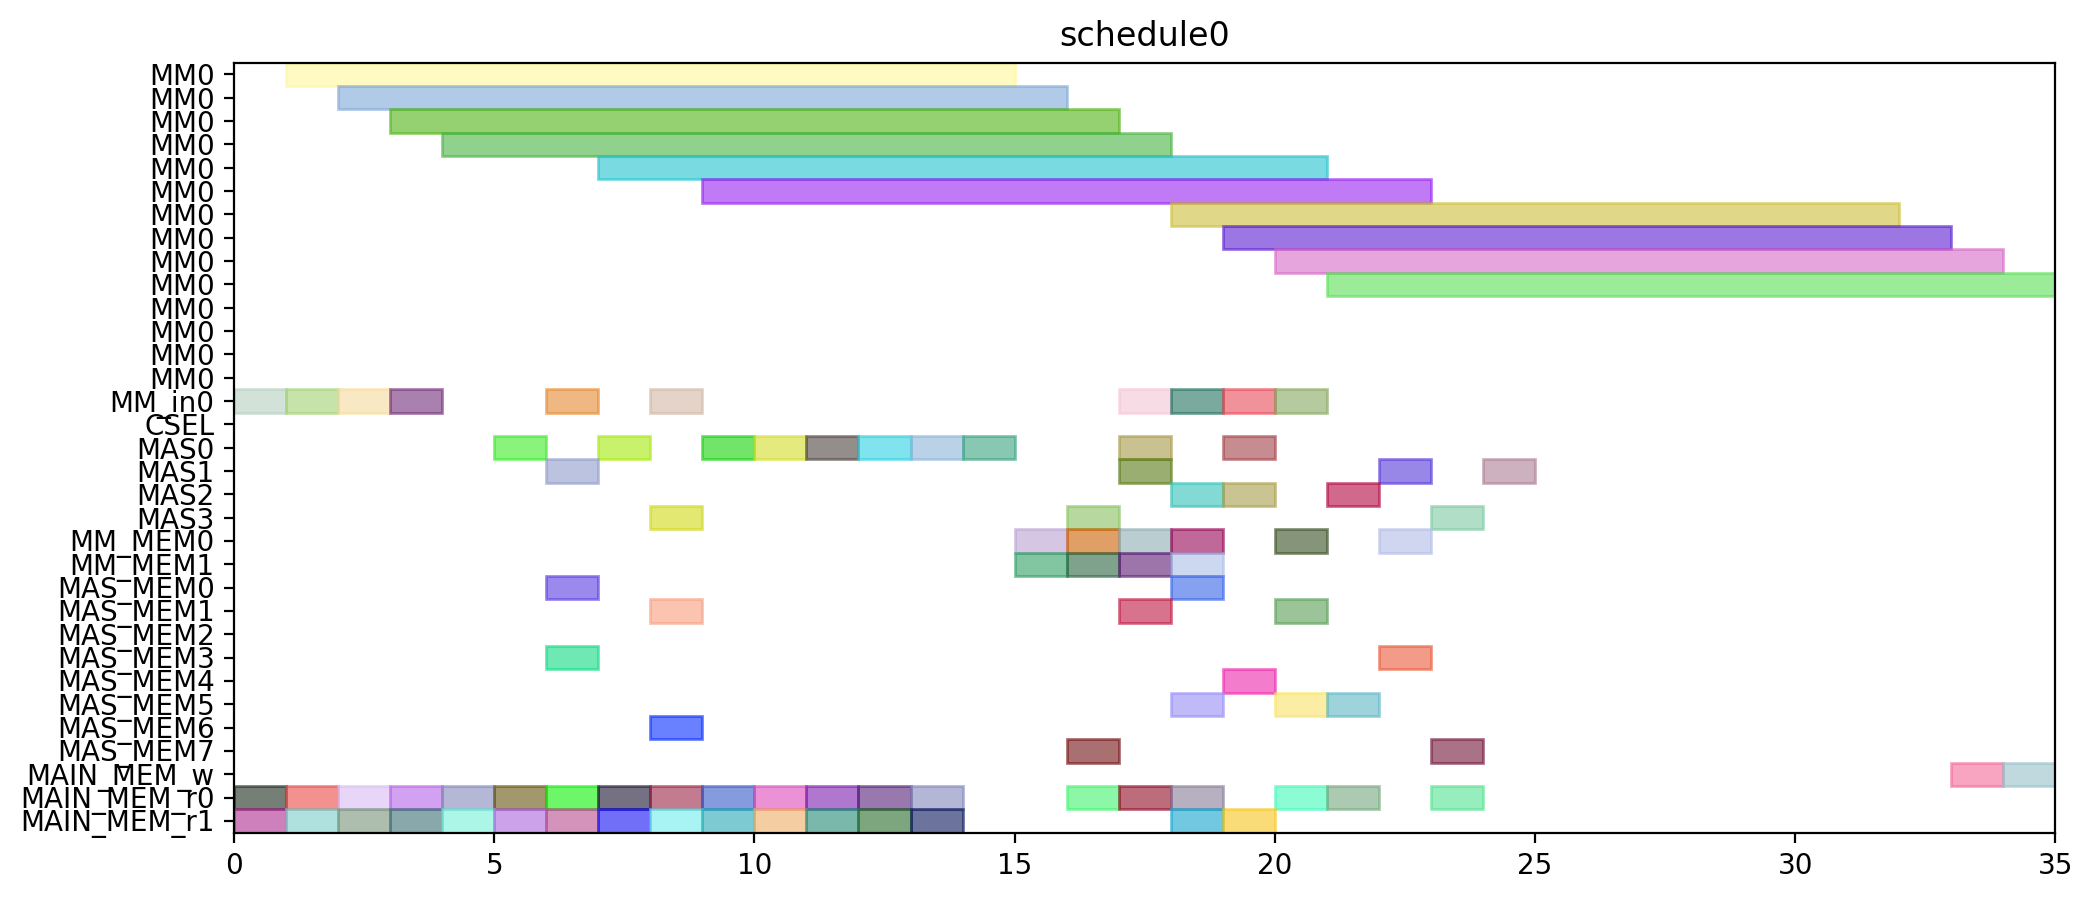

This figure's Python source:
from pyschedule import Scenario, solvers, plotters, alt


def solve():
	horizon = 120
	S = Scenario("schedule0", horizon=horizon)

	# resource
	MM = S.Resources('MM', num=1, size=14)
	MM_in = S.Resources('MM_in', num=1)
	CSEL = S.Resource('CSEL')
	MAS = S.Resources('MAS', num=4, size=1, periods=range(1, horizon))
	MM_MEM = S.Resources('MM_MEM', num=2)
	MAS_MEM = S.Resources('MAS_MEM', num=8)
	MAIN_MEM_w = S.Resource('MAIN_MEM_w', size=1)
	MAIN_MEM_r = S.Resources('MAIN_MEM_r', num=2)

	# result of previous scheduling

	# new tasks
	t0_t0 = S.Task('t0_t0', length=14, delay_cost=1)
	t0_t0 += alt(MM)
	t0_t0_in = S.Task('t0_t0_in', length=1, delay_cost=1)
	t0_t0_in += alt(MM_in)
	S += t0_t0_in*MM_in[0]<=t0_t0*MM[0]
	t0_t0_mem0 = S.Task('t0_t0_mem0', length=1, delay_cost=1)
	t0_t0_mem0 += MAIN_MEM_r[0]
	S += t0_t0_mem0 <= t0_t0

	t0_t0_mem1 = S.Task('t0_t0_mem1', length=1, delay_cost=1)
	t0_t0_mem1 += MAIN_MEM_r[1]
	S += t0_t0_mem1 <= t0_t0

	t0_t1 = S.Task('t0_t1', length=14, delay_cost=1)
	t0_t1 += alt(MM)
	t0_t1_in = S.Task('t0_t1_in', length=1, delay_cost=1)
	t0_t1_in += alt(MM_in)
	S += t0_t1_in*MM_in[0]<=t0_t1*MM[0]
	t0_t1_mem0 = S.Task('t0_t1_mem0', length=1, delay_cost=1)
	t0_t1_mem0 += MAIN_MEM_r[0]
	S += t0_t1_mem0 <= t0_t1

	t0_t1_mem1 = S.Task('t0_t1_mem1', length=1, delay_cost=1)
	t0_t1_mem1 += MAIN_MEM_r[1]
	S += t0_t1_mem1 <= t0_t1

	t0_t2 = S.Task('t0_t2', length=1, delay_cost=1)
	t0_t2 += alt(MAS)
	t0_t2_mem0 = S.Task('t0_t2_mem0', length=1, delay_cost=1)
	t0_t2_mem0 += MAIN_MEM_r[0]
	S += t0_t2_mem0 <= t0_t2

	t0_t2_mem1 = S.Task('t0_t2_mem1', length=1, delay_cost=1)
	t0_t2_mem1 += MAIN_MEM_r[1]
	S += t0_t2_mem1 <= t0_t2

	t0_t3 = S.Task('t0_t3', length=1, delay_cost=1)
	t0_t3 += alt(MAS)
	t0_t3_mem0 = S.Task('t0_t3_mem0', length=1, delay_cost=1)
	t0_t3_mem0 += MAIN_MEM_r[0]
	S += t0_t3_mem0 <= t0_t3

	t0_t3_mem1 = S.Task('t0_t3_mem1', length=1, delay_cost=1)
	t0_t3_mem1 += MAIN_MEM_r[1]
	S += t0_t3_mem1 <= t0_t3

	t2_t0 = S.Task('t2_t0', length=14, delay_cost=1)
	t2_t0 += alt(MM)
	t2_t0_in = S.Task('t2_t0_in', length=1, delay_cost=1)
	t2_t0_in += alt(MM_in)
	S += t2_t0_in*MM_in[0]<=t2_t0*MM[0]
	t2_t0_mem0 = S.Task('t2_t0_mem0', length=1, delay_cost=1)
	t2_t0_mem0 += MAIN_MEM_r[0]
	S += t2_t0_mem0 <= t2_t0

	t2_t0_mem1 = S.Task('t2_t0_mem1', length=1, delay_cost=1)
	t2_t0_mem1 += MAIN_MEM_r[1]
	S += t2_t0_mem1 <= t2_t0

	t2_t1 = S.Task('t2_t1', length=14, delay_cost=1)
	t2_t1 += alt(MM)
	t2_t1_in = S.Task('t2_t1_in', length=1, delay_cost=1)
	t2_t1_in += alt(MM_in)
	S += t2_t1_in*MM_in[0]<=t2_t1*MM[0]
	t2_t1_mem0 = S.Task('t2_t1_mem0', length=1, delay_cost=1)
	t2_t1_mem0 += MAIN_MEM_r[0]
	S += t2_t1_mem0 <= t2_t1

	t2_t1_mem1 = S.Task('t2_t1_mem1', length=1, delay_cost=1)
	t2_t1_mem1 += MAIN_MEM_r[1]
	S += t2_t1_mem1 <= t2_t1

	t2_t2 = S.Task('t2_t2', length=1, delay_cost=1)
	t2_t2 += alt(MAS)
	t2_t2_mem0 = S.Task('t2_t2_mem0', length=1, delay_cost=1)
	t2_t2_mem0 += MAIN_MEM_r[0]
	S += t2_t2_mem0 <= t2_t2

	t2_t2_mem1 = S.Task('t2_t2_mem1', length=1, delay_cost=1)
	t2_t2_mem1 += MAIN_MEM_r[1]
	S += t2_t2_mem1 <= t2_t2

	t2_t3 = S.Task('t2_t3', length=1, delay_cost=1)
	t2_t3 += alt(MAS)
	t2_t3_mem0 = S.Task('t2_t3_mem0', length=1, delay_cost=1)
	t2_t3_mem0 += MAIN_MEM_r[0]
	S += t2_t3_mem0 <= t2_t3

	t2_t3_mem1 = S.Task('t2_t3_mem1', length=1, delay_cost=1)
	t2_t3_mem1 += MAIN_MEM_r[1]
	S += t2_t3_mem1 <= t2_t3

	t7_t2 = S.Task('t7_t2', length=1, delay_cost=1)
	t7_t2 += alt(MAS)
	t7_t2_mem0 = S.Task('t7_t2_mem0', length=1, delay_cost=1)
	t7_t2_mem0 += MAIN_MEM_r[0]
	S += t7_t2_mem0 <= t7_t2

	t7_t2_mem1 = S.Task('t7_t2_mem1', length=1, delay_cost=1)
	t7_t2_mem1 += MAIN_MEM_r[1]
	S += t7_t2_mem1 <= t7_t2

	t9_t2 = S.Task('t9_t2', length=1, delay_cost=1)
	t9_t2 += alt(MAS)
	t9_t2_mem0 = S.Task('t9_t2_mem0', length=1, delay_cost=1)
	t9_t2_mem0 += MAIN_MEM_r[0]
	S += t9_t2_mem0 <= t9_t2

	t9_t2_mem1 = S.Task('t9_t2_mem1', length=1, delay_cost=1)
	t9_t2_mem1 += MAIN_MEM_r[1]
	S += t9_t2_mem1 <= t9_t2

	t14_t2 = S.Task('t14_t2', length=1, delay_cost=1)
	t14_t2 += alt(MAS)
	t14_t2_mem0 = S.Task('t14_t2_mem0', length=1, delay_cost=1)
	t14_t2_mem0 += MAIN_MEM_r[0]
	S += t14_t2_mem0 <= t14_t2

	t14_t2_mem1 = S.Task('t14_t2_mem1', length=1, delay_cost=1)
	t14_t2_mem1 += MAIN_MEM_r[1]
	S += t14_t2_mem1 <= t14_t2

	new_TZ_t2 = S.Task('new_TZ_t2', length=1, delay_cost=1)
	new_TZ_t2 += alt(MAS)
	new_TZ_t2_mem0 = S.Task('new_TZ_t2_mem0', length=1, delay_cost=1)
	new_TZ_t2_mem0 += MAIN_MEM_r[0]
	S += new_TZ_t2_mem0 <= new_TZ_t2

	new_TZ_t2_mem1 = S.Task('new_TZ_t2_mem1', length=1, delay_cost=1)
	new_TZ_t2_mem1 += MAIN_MEM_r[1]
	S += new_TZ_t2_mem1 <= new_TZ_t2

	t16_t2 = S.Task('t16_t2', length=1, delay_cost=1)
	t16_t2 += alt(MAS)
	t16_t2_mem0 = S.Task('t16_t2_mem0', length=1, delay_cost=1)
	t16_t2_mem0 += MAIN_MEM_r[0]
	S += t16_t2_mem0 <= t16_t2

	t16_t2_mem1 = S.Task('t16_t2_mem1', length=1, delay_cost=1)
	t16_t2_mem1 += MAIN_MEM_r[1]
	S += t16_t2_mem1 <= t16_t2

	t17_t2 = S.Task('t17_t2', length=1, delay_cost=1)
	t17_t2 += alt(MAS)
	t17_t2_mem0 = S.Task('t17_t2_mem0', length=1, delay_cost=1)
	t17_t2_mem0 += MAIN_MEM_r[0]
	S += t17_t2_mem0 <= t17_t2

	t17_t2_mem1 = S.Task('t17_t2_mem1', length=1, delay_cost=1)
	t17_t2_mem1 += MAIN_MEM_r[1]
	S += t17_t2_mem1 <= t17_t2

	t0_t4 = S.Task('t0_t4', length=14, delay_cost=1)
	t0_t4 += alt(MM)
	t0_t4_in = S.Task('t0_t4_in', length=1, delay_cost=1)
	t0_t4_in += alt(MM_in)
	S += t0_t4_in*MM_in[0]<=t0_t4*MM[0]
	t0_t4_mem0 = S.Task('t0_t4_mem0', length=1, delay_cost=1)
	t0_t4_mem0 += alt(MAS_MEM)
	S += (t0_t2*MAS[0])-1 < t0_t4_mem0*MAS_MEM[0]
	S += (t0_t2*MAS[1])-1 < t0_t4_mem0*MAS_MEM[2]
	S += (t0_t2*MAS[2])-1 < t0_t4_mem0*MAS_MEM[4]
	S += (t0_t2*MAS[3])-1 < t0_t4_mem0*MAS_MEM[6]
	S += t0_t4_mem0 <= t0_t4

	t0_t4_mem1 = S.Task('t0_t4_mem1', length=1, delay_cost=1)
	t0_t4_mem1 += alt(MAS_MEM)
	S += (t0_t3*MAS[0])-1 < t0_t4_mem1*MAS_MEM[1]
	S += (t0_t3*MAS[1])-1 < t0_t4_mem1*MAS_MEM[3]
	S += (t0_t3*MAS[2])-1 < t0_t4_mem1*MAS_MEM[5]
	S += (t0_t3*MAS[3])-1 < t0_t4_mem1*MAS_MEM[7]
	S += t0_t4_mem1 <= t0_t4

	t00 = S.Task('t00', length=1, delay_cost=1)
	t00 += alt(MAS)
	t00_mem0 = S.Task('t00_mem0', length=1, delay_cost=1)
	t00_mem0 += alt(MM_MEM)
	S += (t0_t0*MM[0])-1 < t00_mem0*MM_MEM[0]
	S += t00_mem0 <= t00

	t00_mem1 = S.Task('t00_mem1', length=1, delay_cost=1)
	t00_mem1 += alt(MM_MEM)
	S += (t0_t1*MM[0])-1 < t00_mem1*MM_MEM[1]
	S += t00_mem1 <= t00

	t0_t5 = S.Task('t0_t5', length=1, delay_cost=1)
	t0_t5 += alt(MAS)
	t0_t5_mem0 = S.Task('t0_t5_mem0', length=1, delay_cost=1)
	t0_t5_mem0 += alt(MM_MEM)
	S += (t0_t0*MM[0])-1 < t0_t5_mem0*MM_MEM[0]
	S += t0_t5_mem0 <= t0_t5

	t0_t5_mem1 = S.Task('t0_t5_mem1', length=1, delay_cost=1)
	t0_t5_mem1 += alt(MM_MEM)
	S += (t0_t1*MM[0])-1 < t0_t5_mem1*MM_MEM[1]
	S += t0_t5_mem1 <= t0_t5

	t2_t4 = S.Task('t2_t4', length=14, delay_cost=1)
	t2_t4 += alt(MM)
	t2_t4_in = S.Task('t2_t4_in', length=1, delay_cost=1)
	t2_t4_in += alt(MM_in)
	S += t2_t4_in*MM_in[0]<=t2_t4*MM[0]
	t2_t4_mem0 = S.Task('t2_t4_mem0', length=1, delay_cost=1)
	t2_t4_mem0 += alt(MAS_MEM)
	S += (t2_t2*MAS[0])-1 < t2_t4_mem0*MAS_MEM[0]
	S += (t2_t2*MAS[1])-1 < t2_t4_mem0*MAS_MEM[2]
	S += (t2_t2*MAS[2])-1 < t2_t4_mem0*MAS_MEM[4]
	S += (t2_t2*MAS[3])-1 < t2_t4_mem0*MAS_MEM[6]
	S += t2_t4_mem0 <= t2_t4

	t2_t4_mem1 = S.Task('t2_t4_mem1', length=1, delay_cost=1)
	t2_t4_mem1 += alt(MAS_MEM)
	S += (t2_t3*MAS[0])-1 < t2_t4_mem1*MAS_MEM[1]
	S += (t2_t3*MAS[1])-1 < t2_t4_mem1*MAS_MEM[3]
	S += (t2_t3*MAS[2])-1 < t2_t4_mem1*MAS_MEM[5]
	S += (t2_t3*MAS[3])-1 < t2_t4_mem1*MAS_MEM[7]
	S += t2_t4_mem1 <= t2_t4

	t20 = S.Task('t20', length=1, delay_cost=1)
	t20 += alt(MAS)
	t20_mem0 = S.Task('t20_mem0', length=1, delay_cost=1)
	t20_mem0 += alt(MM_MEM)
	S += (t2_t0*MM[0])-1 < t20_mem0*MM_MEM[0]
	S += t20_mem0 <= t20

	t20_mem1 = S.Task('t20_mem1', length=1, delay_cost=1)
	t20_mem1 += alt(MM_MEM)
	S += (t2_t1*MM[0])-1 < t20_mem1*MM_MEM[1]
	S += t20_mem1 <= t20

	t2_t5 = S.Task('t2_t5', length=1, delay_cost=1)
	t2_t5 += alt(MAS)
	t2_t5_mem0 = S.Task('t2_t5_mem0', length=1, delay_cost=1)
	t2_t5_mem0 += alt(MM_MEM)
	S += (t2_t0*MM[0])-1 < t2_t5_mem0*MM_MEM[0]
	S += t2_t5_mem0 <= t2_t5

	t2_t5_mem1 = S.Task('t2_t5_mem1', length=1, delay_cost=1)
	t2_t5_mem1 += alt(MM_MEM)
	S += (t2_t1*MM[0])-1 < t2_t5_mem1*MM_MEM[1]
	S += t2_t5_mem1 <= t2_t5

	t01 = S.Task('t01', length=1, delay_cost=1)
	t01 += alt(MAS)
	t01_mem0 = S.Task('t01_mem0', length=1, delay_cost=1)
	t01_mem0 += alt(MM_MEM)
	S += (t0_t4*MM[0])-1 < t01_mem0*MM_MEM[0]
	S += t01_mem0 <= t01

	t01_mem1 = S.Task('t01_mem1', length=1, delay_cost=1)
	t01_mem1 += alt(MAS_MEM)
	S += (t0_t5*MAS[0])-1 < t01_mem1*MAS_MEM[1]
	S += (t0_t5*MAS[1])-1 < t01_mem1*MAS_MEM[3]
	S += (t0_t5*MAS[2])-1 < t01_mem1*MAS_MEM[5]
	S += (t0_t5*MAS[3])-1 < t01_mem1*MAS_MEM[7]
	S += t01_mem1 <= t01

	t10 = S.Task('t10', length=1, delay_cost=1)
	t10 += alt(MAS)
	t10_mem0 = S.Task('t10_mem0', length=1, delay_cost=1)
	t10_mem0 += MAIN_MEM_r[0]
	S += t10_mem0 <= t10

	t10_mem1 = S.Task('t10_mem1', length=1, delay_cost=1)
	t10_mem1 += alt(MAS_MEM)
	S += (t00*MAS[0])-1 < t10_mem1*MAS_MEM[1]
	S += (t00*MAS[1])-1 < t10_mem1*MAS_MEM[3]
	S += (t00*MAS[2])-1 < t10_mem1*MAS_MEM[5]
	S += (t00*MAS[3])-1 < t10_mem1*MAS_MEM[7]
	S += t10_mem1 <= t10

	t21 = S.Task('t21', length=1, delay_cost=1)
	t21 += alt(MAS)
	t21_mem0 = S.Task('t21_mem0', length=1, delay_cost=1)
	t21_mem0 += alt(MM_MEM)
	S += (t2_t4*MM[0])-1 < t21_mem0*MM_MEM[0]
	S += t21_mem0 <= t21

	t21_mem1 = S.Task('t21_mem1', length=1, delay_cost=1)
	t21_mem1 += alt(MAS_MEM)
	S += (t2_t5*MAS[0])-1 < t21_mem1*MAS_MEM[1]
	S += (t2_t5*MAS[1])-1 < t21_mem1*MAS_MEM[3]
	S += (t2_t5*MAS[2])-1 < t21_mem1*MAS_MEM[5]
	S += (t2_t5*MAS[3])-1 < t21_mem1*MAS_MEM[7]
	S += t21_mem1 <= t21

	t30 = S.Task('t30', length=1, delay_cost=1)
	t30 += alt(MAS)
	t30_mem0 = S.Task('t30_mem0', length=1, delay_cost=1)
	t30_mem0 += MAIN_MEM_r[0]
	S += t30_mem0 <= t30

	t30_mem1 = S.Task('t30_mem1', length=1, delay_cost=1)
	t30_mem1 += alt(MAS_MEM)
	S += (t20*MAS[0])-1 < t30_mem1*MAS_MEM[1]
	S += (t20*MAS[1])-1 < t30_mem1*MAS_MEM[3]
	S += (t20*MAS[2])-1 < t30_mem1*MAS_MEM[5]
	S += (t20*MAS[3])-1 < t30_mem1*MAS_MEM[7]
	S += t30_mem1 <= t30

	t11 = S.Task('t11', length=1, delay_cost=1)
	t11 += alt(MAS)
	t11_mem0 = S.Task('t11_mem0', length=1, delay_cost=1)
	t11_mem0 += MAIN_MEM_r[0]
	S += t11_mem0 <= t11

	t11_mem1 = S.Task('t11_mem1', length=1, delay_cost=1)
	t11_mem1 += alt(MAS_MEM)
	S += (t01*MAS[0])-1 < t11_mem1*MAS_MEM[1]
	S += (t01*MAS[1])-1 < t11_mem1*MAS_MEM[3]
	S += (t01*MAS[2])-1 < t11_mem1*MAS_MEM[5]
	S += (t01*MAS[3])-1 < t11_mem1*MAS_MEM[7]
	S += t11_mem1 <= t11

	t31 = S.Task('t31', length=1, delay_cost=1)
	t31 += alt(MAS)
	t31_mem0 = S.Task('t31_mem0', length=1, delay_cost=1)
	t31_mem0 += MAIN_MEM_r[0]
	S += t31_mem0 <= t31

	t31_mem1 = S.Task('t31_mem1', length=1, delay_cost=1)
	t31_mem1 += alt(MAS_MEM)
	S += (t21*MAS[0])-1 < t31_mem1*MAS_MEM[1]
	S += (t21*MAS[1])-1 < t31_mem1*MAS_MEM[3]
	S += (t21*MAS[2])-1 < t31_mem1*MAS_MEM[5]
	S += (t21*MAS[3])-1 < t31_mem1*MAS_MEM[7]
	S += t31_mem1 <= t31

	c010 = S.Task('c010', length=14, delay_cost=1)
	c010 += alt(MM)
	c010_in = S.Task('c010_in', length=1, delay_cost=1)
	c010_in += alt(MM_in)
	S += c010_in*MM_in[0]<=c010*MM[0]
	S += 0<c010

	c010_w = S.Task('c010_w', length=1, delay_cost=1)
	c010_w += alt(MAIN_MEM_w)
	S += c010 <= c010_w

	c010_mem0 = S.Task('c010_mem0', length=1, delay_cost=1)
	c010_mem0 += alt(MAS_MEM)
	S += (t30*MAS[0])-1 < c010_mem0*MAS_MEM[0]
	S += (t30*MAS[1])-1 < c010_mem0*MAS_MEM[2]
	S += (t30*MAS[2])-1 < c010_mem0*MAS_MEM[4]
	S += (t30*MAS[3])-1 < c010_mem0*MAS_MEM[6]
	S += c010_mem0 <= c010

	c010_mem1 = S.Task('c010_mem1', length=1, delay_cost=1)
	c010_mem1 += MAIN_MEM_r[1]
	S += c010_mem1 <= c010

	c200 = S.Task('c200', length=14, delay_cost=1)
	c200 += alt(MM)
	c200_in = S.Task('c200_in', length=1, delay_cost=1)
	c200_in += alt(MM_in)
	S += c200_in*MM_in[0]<=c200*MM[0]
	S += 0<c200

	c200_w = S.Task('c200_w', length=1, delay_cost=1)
	c200_w += alt(MAIN_MEM_w)
	S += c200 <= c200_w

	c200_mem0 = S.Task('c200_mem0', length=1, delay_cost=1)
	c200_mem0 += alt(MAS_MEM)
	S += (t10*MAS[0])-1 < c200_mem0*MAS_MEM[0]
	S += (t10*MAS[1])-1 < c200_mem0*MAS_MEM[2]
	S += (t10*MAS[2])-1 < c200_mem0*MAS_MEM[4]
	S += (t10*MAS[3])-1 < c200_mem0*MAS_MEM[6]
	S += c200_mem0 <= c200

	c200_mem1 = S.Task('c200_mem1', length=1, delay_cost=1)
	c200_mem1 += MAIN_MEM_r[1]
	S += c200_mem1 <= c200

	t16_t0 = S.Task('t16_t0', length=14, delay_cost=1)
	t16_t0 += alt(MM)
	t16_t0_in = S.Task('t16_t0_in', length=1, delay_cost=1)
	t16_t0_in += alt(MM_in)
	S += t16_t0_in*MM_in[0]<=t16_t0*MM[0]
	t16_t0_mem0 = S.Task('t16_t0_mem0', length=1, delay_cost=1)
	t16_t0_mem0 += MAIN_MEM_r[0]
	S += t16_t0_mem0 <= t16_t0

	t16_t0_mem1 = S.Task('t16_t0_mem1', length=1, delay_cost=1)
	t16_t0_mem1 += alt(MAS_MEM)
	S += (t30*MAS[0])-1 < t16_t0_mem1*MAS_MEM[1]
	S += (t30*MAS[1])-1 < t16_t0_mem1*MAS_MEM[3]
	S += (t30*MAS[2])-1 < t16_t0_mem1*MAS_MEM[5]
	S += (t30*MAS[3])-1 < t16_t0_mem1*MAS_MEM[7]
	S += t16_t0_mem1 <= t16_t0

	t17_t0 = S.Task('t17_t0', length=14, delay_cost=1)
	t17_t0 += alt(MM)
	t17_t0_in = S.Task('t17_t0_in', length=1, delay_cost=1)
	t17_t0_in += alt(MM_in)
	S += t17_t0_in*MM_in[0]<=t17_t0*MM[0]
	t17_t0_mem0 = S.Task('t17_t0_mem0', length=1, delay_cost=1)
	t17_t0_mem0 += MAIN_MEM_r[0]
	S += t17_t0_mem0 <= t17_t0

	t17_t0_mem1 = S.Task('t17_t0_mem1', length=1, delay_cost=1)
	t17_t0_mem1 += alt(MAS_MEM)
	S += (t10*MAS[0])-1 < t17_t0_mem1*MAS_MEM[1]
	S += (t10*MAS[1])-1 < t17_t0_mem1*MAS_MEM[3]
	S += (t10*MAS[2])-1 < t17_t0_mem1*MAS_MEM[5]
	S += (t10*MAS[3])-1 < t17_t0_mem1*MAS_MEM[7]
	S += t17_t0_mem1 <= t17_t0

	solvers.mip.solve(S,msg=1,kind='CPLEX',ratio_gap=1.01)

	solution = [['hoge']*len(S.solution()[1]) for i in range(len(S.solution()))]
	for i in range(len(S.solution())):
		for j in range(len(S.solution()[i])):
			solution[i][j]=str(S.solution()[i][j])
	print(solution)

	cycles = int(solution[-1][3])

	pic_file_name = "/home/mfukuda/ABE/multiRAM_multiMAS_16mux/scheduling_result/stage14MM1_stage1MAS4/EP2_ADD_w_EVAL/schedule0.png"
	if(S.solution() != []):
		plotters.matplotlib.plot(S,img_filename=pic_file_name, show_task_labels=False, fig_size=(cycles*0.25+3, 5))

	return solution
